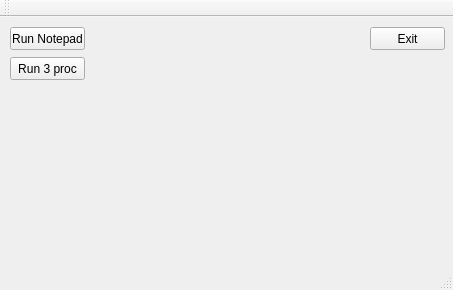
<?xml version="1.0" encoding="UTF-8"?>
<ui version="4.0">
 <class>MainWindow</class>
 <widget class="QMainWindow" name="MainWindow">
  <property name="geometry">
   <rect>
    <x>0</x>
    <y>0</y>
    <width>453</width>
    <height>290</height>
   </rect>
  </property>
  <property name="windowTitle">
   <string>MainWindow</string>
  </property>
  <widget class="QWidget" name="centralWidget">
   <widget class="QPushButton" name="exitButton">
    <property name="geometry">
     <rect>
      <x>370</x>
      <y>10</y>
      <width>75</width>
      <height>23</height>
     </rect>
    </property>
    <property name="text">
     <string>Exit</string>
    </property>
   </widget>
   <widget class="QPushButton" name="RunNotepad">
    <property name="geometry">
     <rect>
      <x>10</x>
      <y>10</y>
      <width>75</width>
      <height>23</height>
     </rect>
    </property>
    <property name="text">
     <string>Run Notepad</string>
    </property>
   </widget>
   <widget class="QPushButton" name="runThreeProc">
    <property name="geometry">
     <rect>
      <x>10</x>
      <y>40</y>
      <width>75</width>
      <height>23</height>
     </rect>
    </property>
    <property name="text">
     <string>Run 3 proc</string>
    </property>
   </widget>
  </widget>
  <widget class="QMenuBar" name="menuBar">
   <property name="geometry">
    <rect>
     <x>0</x>
     <y>0</y>
     <width>453</width>
     <height>18</height>
    </rect>
   </property>
  </widget>
  <widget class="QToolBar" name="mainToolBar">
   <attribute name="toolBarArea">
    <enum>TopToolBarArea</enum>
   </attribute>
   <attribute name="toolBarBreak">
    <bool>false</bool>
   </attribute>
  </widget>
  <widget class="QStatusBar" name="statusBar"/>
 </widget>
 <layoutdefault spacing="6" margin="11"/>
 <resources/>
 <connections>
  <connection>
   <sender>exitButton</sender>
   <signal>clicked()</signal>
   <receiver>MainWindow</receiver>
   <slot>close()</slot>
   <hints>
    <hint type="sourcelabel">
     <x>407</x>
     <y>263</y>
    </hint>
    <hint type="destinationlabel">
     <x>224</x>
     <y>146</y>
    </hint>
   </hints>
  </connection>
 </connections>
</ui>
